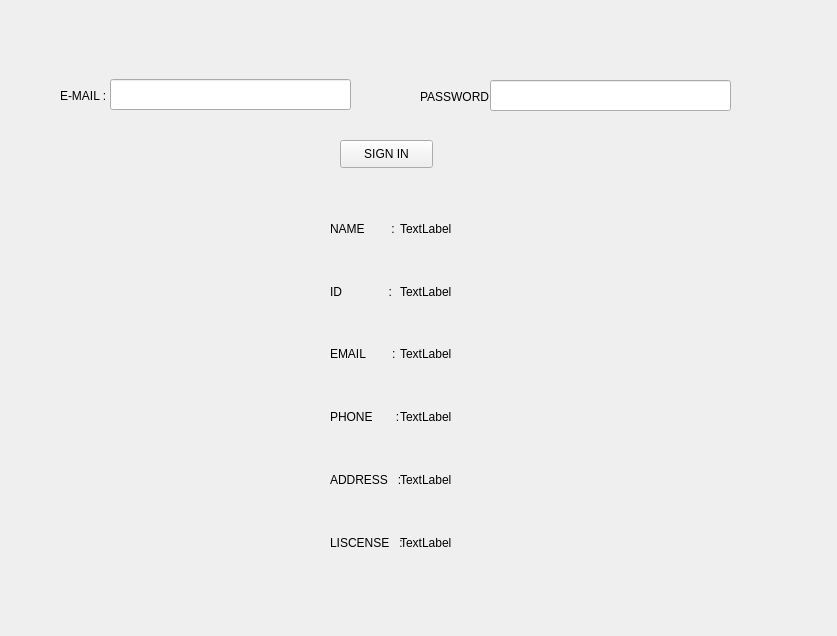
<?xml version="1.0" encoding="UTF-8"?>
<ui version="4.0">
 <class>MainWindow</class>
 <widget class="QMainWindow" name="MainWindow">
  <property name="geometry">
   <rect>
    <x>0</x>
    <y>0</y>
    <width>837</width>
    <height>636</height>
   </rect>
  </property>
  <property name="windowTitle">
   <string>MainWindow</string>
  </property>
  <widget class="QWidget" name="centralwidget">
   <widget class="QLabel" name="label">
    <property name="geometry">
     <rect>
      <x>60</x>
      <y>80</y>
      <width>101</width>
      <height>31</height>
     </rect>
    </property>
    <property name="text">
     <string>E-MAIL :</string>
    </property>
   </widget>
   <widget class="QLineEdit" name="lineEdit">
    <property name="geometry">
     <rect>
      <x>110</x>
      <y>79</y>
      <width>241</width>
      <height>31</height>
     </rect>
    </property>
   </widget>
   <widget class="QLabel" name="label_2">
    <property name="geometry">
     <rect>
      <x>420</x>
      <y>81</y>
      <width>101</width>
      <height>31</height>
     </rect>
    </property>
    <property name="text">
     <string>PASSWORD : </string>
    </property>
   </widget>
   <widget class="QLineEdit" name="lineEdit_2">
    <property name="geometry">
     <rect>
      <x>490</x>
      <y>80</y>
      <width>241</width>
      <height>31</height>
     </rect>
    </property>
   </widget>
   <widget class="QWidget" name="verticalLayoutWidget">
    <property name="geometry">
     <rect>
      <x>400</x>
      <y>200</y>
      <width>391</width>
      <height>371</height>
     </rect>
    </property>
    <layout class="QVBoxLayout" name="verticalLayout">
     <item>
      <widget class="QLabel" name="name">
       <property name="text">
        <string>TextLabel</string>
       </property>
      </widget>
     </item>
     <item>
      <widget class="QLabel" name="h_id">
       <property name="text">
        <string>TextLabel</string>
       </property>
      </widget>
     </item>
     <item>
      <widget class="QLabel" name="email">
       <property name="text">
        <string>TextLabel</string>
       </property>
      </widget>
     </item>
     <item>
      <widget class="QLabel" name="phone">
       <property name="text">
        <string>TextLabel</string>
       </property>
      </widget>
     </item>
     <item>
      <widget class="QLabel" name="adr">
       <property name="text">
        <string>TextLabel</string>
       </property>
      </widget>
     </item>
     <item>
      <widget class="QLabel" name="lisc">
       <property name="text">
        <string>TextLabel</string>
       </property>
      </widget>
     </item>
    </layout>
   </widget>
   <widget class="QPushButton" name="pushButton">
    <property name="geometry">
     <rect>
      <x>340</x>
      <y>140</y>
      <width>93</width>
      <height>28</height>
     </rect>
    </property>
    <property name="text">
     <string>SIGN IN</string>
    </property>
   </widget>
   <widget class="QWidget" name="verticalLayoutWidget_2">
    <property name="geometry">
     <rect>
      <x>330</x>
      <y>200</y>
      <width>391</width>
      <height>371</height>
     </rect>
    </property>
    <layout class="QVBoxLayout" name="verticalLayout_2">
     <item>
      <widget class="QLabel" name="name_2">
       <property name="text">
        <string>NAME        :</string>
       </property>
      </widget>
     </item>
     <item>
      <widget class="QLabel" name="h_id_2">
       <property name="text">
        <string>ID              :</string>
       </property>
      </widget>
     </item>
     <item>
      <widget class="QLabel" name="email_2">
       <property name="text">
        <string>EMAIL        : </string>
       </property>
      </widget>
     </item>
     <item>
      <widget class="QLabel" name="phone_2">
       <property name="text">
        <string>PHONE       : </string>
       </property>
      </widget>
     </item>
     <item>
      <widget class="QLabel" name="adr_2">
       <property name="text">
        <string>ADDRESS   : </string>
       </property>
      </widget>
     </item>
     <item>
      <widget class="QLabel" name="lisc_2">
       <property name="text">
        <string>LISCENSE   : </string>
       </property>
      </widget>
     </item>
    </layout>
   </widget>
  </widget>
 </widget>
 <resources/>
 <connections/>
</ui>
